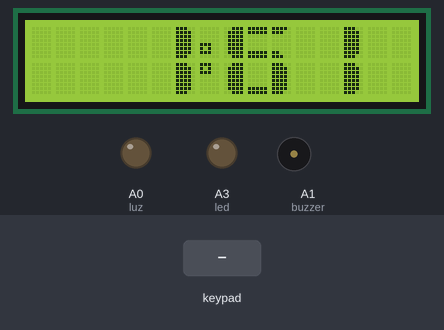
This sketch was run on a simulated Arduino Uno, built with avr-gcc and run on an emulated ATmega328P. On the bench: 16×2 character LCD, output pins drawn as LEDs (lit = HIGH), buzzer (waves = sounding, pin HIGH). The test bench sets the inputs (shaded band). EEPROM starts erased.

Above: at 1.3 s.
1.4 s: key '#' pressed
At 3.5 s:
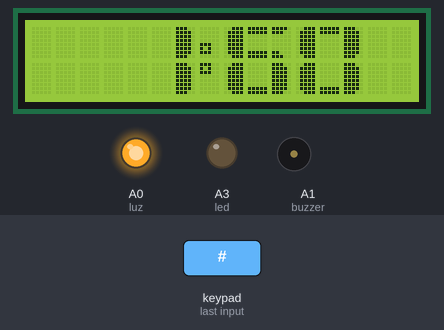
4.1 s: keypad keys 8 7 6 5 * pressed 0.4 s apart
At 7.1 s:
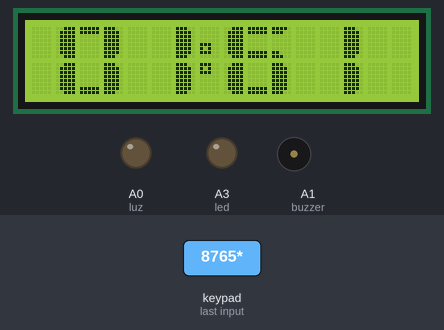
7.6 s: keypad keys 1 2 1 1 1 0 9 # pressed 0.4 s apart
At 11.3 s:
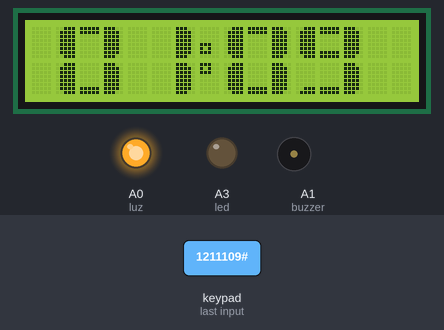
12.3 s: key '*' pressed
At 12.59 s:
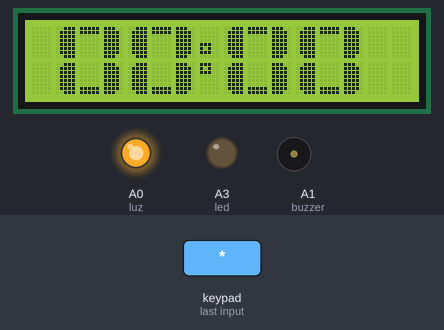
14.1 s: keypad keys 8 7 6 5 # pressed 0.4 s apart
At 16.8 s:
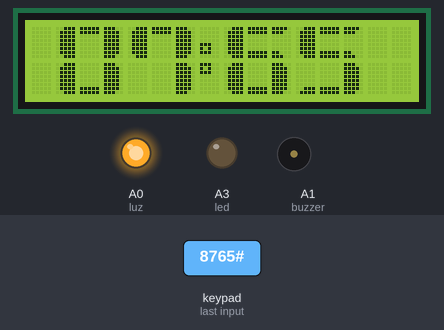
Timing chart, 0 to 18.3 s (numbered marks = the images above; inputs shaded):
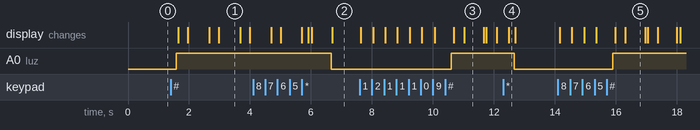

Measured:
- after the input at 1.4 s, A0 (luz): LOW → HIGH after 0.19 s; the display: first changes after 0.25 s (image 1 shows a later state)
- after the input at 4.1 s, A0 (luz): HIGH → LOW after 2.6 s; the display: first differs from a run without the input after 1.8 s (image 2 shows a later state)
- after the input at 7.6 s, A0 (luz): LOW → HIGH after 3.0 s; the display: first changes at once (image 3 shows a later state)
- after the input at 12.3 s, A0 (luz): HIGH → LOW after 0.37 s; the display: changes after 0.19 s (image 4)
- after the input at 14.1 s, A0 (luz): LOW → HIGH after 1.8 s; the display: first changes after 0.06 s (image 5 shows a later state)
- what the display in image 1 shows lasts 0.7 s, from 3.0 s to 3.7 s
- what the display in image 3 shows lasts 0.7 s, from 11.0 s to 11.7 s

The sketch:

CamaraUV.ino
```cpp
#include <Wire.h>
#include <LiquidCrystal_I2C.h>
#include <Keypad.h>
#include <EEPROM.h>


int luz = A0;
int buzzer = A1;
int chave = A2;
int led = A3;

byte bar1[8] =
{
        B11100,
        B11110,
        B11110,
        B11110,
        B11110,
        B11110,
        B11110,
        B11100
};
byte bar2[8] =
{
        B00111,
        B01111,
        B01111,
        B01111,
        B01111,
        B01111,
        B01111,
        B00111
};
byte bar3[8] =
{
        B11111,
        B11111,
        B00000,
        B00000,
        B00000,
        B00000,
        B11111,
        B11111
};
byte bar4[8] =
{
        B11110,
        B11100,
        B00000,
        B00000,
        B00000,
        B00000,
        B11000,
        B11100
};
byte bar5[8] =
{
        B01111,
        B00111,
        B00000,
        B00000,
        B00000,
        B00000,
        B00011,
        B00111
};
byte bar6[8] =
{
        B00000,
        B00000,
        B00000,
        B00000,
        B00000,
        B00000,
        B11111,
        B11111
};
byte bar7[8] =
{
        B00000,
        B00000,
        B00000,
        B00000,
        B00000,
        B00000,
        B00111,
        B01111
};
byte bar8[8] =
{
        B11111,
        B11111,
        B00000,
        B00000,
        B00000,
        B00000,
        B00000,
        B00000
};

void printNumber(int value, int col) {
  if (value == 0) {
    custom0(col);
  } if (value == 1) {
    custom1(col);
  } if (value == 2) {
    custom2(col);
  } if (value == 3) {
    custom3(col);
  } if (value == 4) {
    custom4(col);
  } if (value == 5) {
    custom5(col);
  } if (value == 6) {
    custom6(col);
  } if (value == 7) {
    custom7(col);
  } if (value == 8) {
    custom8(col);
  } if (value == 9) {
    custom9(col);
  }
}

const byte ROWS = 4;
const byte COLS = 4;
char keys[ROWS][COLS] = {
  {'1','2','3','A'},
  {'4','5','6','B'},
  {'7','8','9','C'},
  {'*','0','#','D'}
};
byte rowPins[ROWS] = {12,11,10,9}; //connect to the row pinouts of the keypad
byte colPins[COLS] = {8,7,6,5}; //connect to the column pinouts of the keypad

Keypad keypad = Keypad( makeKeymap(keys), rowPins, colPins, ROWS, COLS );
int tempo = 0;
int contagem = 0;
LiquidCrystal_I2C lcd(0x27,16,2);

void setup(){


  pinMode(chave, INPUT_PULLUP);
  pinMode(luz, OUTPUT);
  digitalWrite(luz, LOW);
  pinMode(buzzer, OUTPUT);
  pinMode(led,OUTPUT);
  digitalWrite (led,LOW);

  lcd.begin();
  lcd.backlight();

  lcd.createChar(1,bar1);
  lcd.createChar(2,bar2);
  lcd.createChar(3,bar3);
  lcd.createChar(4,bar4);
  lcd.createChar(5,bar5);
  lcd.createChar(6,bar6);
  lcd.createChar(7,bar7);
  lcd.createChar(8,bar8);


  leEeprom(0);

  keypad.addEventListener(keypadEvent);
}


void custom0(int col)
{ // uses segments to build the number 0
  lcd.setCursor(col, 0);
  lcd.write(2);
  lcd.write(8);
  lcd.write(1);
  lcd.setCursor(col, 1);
  lcd.write(2);
  lcd.write(6);
  lcd.write(1);
}

void custom1(int col)
{
  lcd.setCursor(col,0);
  lcd.write(32);
  lcd.write(32);
  lcd.write(1);
  lcd.setCursor(col,1);
  lcd.write(32);
  lcd.write(32);
  lcd.write(1);
}

void custom2(int col)
{
  lcd.setCursor(col,0);
  lcd.write(5);
  lcd.write(3);
  lcd.write(1);
  lcd.setCursor(col, 1);
  lcd.write(2);
  lcd.write(6);
  lcd.write(6);
}

void custom3(int col)
{
  lcd.setCursor(col,0);
  lcd.write(5);
  lcd.write(3);
  lcd.write(1);
  lcd.setCursor(col, 1);
  lcd.write(7);
  lcd.write(6);
  lcd.write(1);
}

void custom4(int col)
{
  lcd.setCursor(col,0);
  lcd.write(2);
  lcd.write(6);
  lcd.write(1);
  lcd.setCursor(col, 1);
  lcd.write(32);
  lcd.write(32);
  lcd.write(1);
}

void custom5(int col)
{
  lcd.setCursor(col,0);
  lcd.write(2);
  lcd.write(3);
  lcd.write(4);
  lcd.setCursor(col, 1);
  lcd.write(7);
  lcd.write(6);
  lcd.write(1);
}

void custom6(int col)
{
  lcd.setCursor(col,0);
  lcd.write(2);
  lcd.write(3);
  lcd.write(4);
  lcd.setCursor(col, 1);
  lcd.write(2);
  lcd.write(6);
  lcd.write(1);
}

void custom7(int col)
{
  lcd.setCursor(col,0);
  lcd.write(2);
  lcd.write(8);
  lcd.write(1);
  lcd.setCursor(col, 1);
  lcd.write(32);
  lcd.write(32);
  lcd.write(1);
}

void custom8(int col)
{
  lcd.setCursor(col, 0);
  lcd.write(2);
  lcd.write(3);
  lcd.write(1);
  lcd.setCursor(col, 1);
  lcd.write(2);
  lcd.write(6);
  lcd.write(1);
}

void custom9(int col)
{
  lcd.setCursor(col, 0);
  lcd.write(2);
  lcd.write(3);
  lcd.write(1);
  lcd.setCursor(col, 1);
  lcd.write(7);
  lcd.write(6);
  lcd.write(1);
}

void customPP(int col)
{
  lcd.setCursor(col, 0);
  lcd.write(B10100001); //B10100001 ou B10100101
  lcd.setCursor(col, 1);
  lcd.write(B11011111); //B11011111 ou B10100101
}

long previousMillis = 0;
long previousMillis2 = 0;
int controleP = 0;
int tp = 600;

void loop(){
  char key = keypad.getKey();
  printTEMPO(tempo);
  while(contagem==1) {
    printTEMPO(tempo);
    unsigned long currentMillis = millis();

    if(currentMillis - previousMillis > 1000) {
      previousMillis = currentMillis;
      contagemRegressiva(tempo);
    }
    if(currentMillis - previousMillis2 > tp) {
      previousMillis2 = currentMillis;
      if(controleP==1) {
        controleP=0;
        tp=700;
      } else {
        controleP=1;
        tp=300;
      }
    }

    char key = keypad.getKey();
  }
}

void contagemRegressiva(int temp) {
  int m , c, d, u, number;
  number = tempo;
  if (number > 999) {
    m = (number - (number % 1000)) / 1000;
    number = number % 1000;
  } else {
    m = 0;
  }

  if (number > 99) {
    c = (number - (number % 100)) / 100;
    number = number % 100;
  } else {
    c = 0;
  }

  if (number > 9) {
    d = (number - (number % 10)) / 10;
    number = number % 10;
  } else {
    d = 0;
  }

  u = number;

  if(u>0) {
    u--;
  } else {
    if(d>0) {
      d--;
      u=9;
    } else {
      if(c>0) {
        c--;
        d=5;
        u=9;
      } else {
        if(m>0) {
          m--;
          c=9;
          d=5;
          u=9;
        } else {
          digitalWrite(luz, LOW);
          contagem=0;
          leEeprom(0);
        }
      }
    }
  }
  if(contagem!=0) {
  tempo = m*1000+c*100+d*10+u;
  }
}

void keypadEvent(KeypadEvent key){
  switch (keypad.getState()){

    case PRESSED:
      if (key == '0' || key == '1' || key == '2' || key == '3' || key == '4' || key == '5' || key == '6' || key == '7' || key == '8' || key == '9') { if(contagem != 1) {
        int tecla;
        switch(key) {
          case '0':
            tecla = 0;
          break;
          case '1':
            tecla = 1;
          break;
          case '2':
            tecla = 2;
          break;
          case '3':
            tecla = 3;
          break;
          case '4':
            tecla = 4;
          break;
          case '5':
            tecla = 5;
          break;
          case '6':
            tecla = 6;
          break;
          case '7':
            tecla = 7;
          break;
          case '8':
            tecla = 8;
          break;
          case '9':
            tecla = 9;
          break;
        }
        if(tempo > 999) {
          tempo = 0;
        }
        tempo = (tempo*10)+tecla;
      }}
    break;

    case RELEASED:
        if (key == '*') {
          tempo = 0;
        }
        if(key == '#' && contagem != 1) {
          gravaEeprom(tempo, 0);
          digitalWrite(luz, HIGH);
          contagem = 1;
          previousMillis = millis();
        }
        if (key == 'A' && contagem != 1) {
          leEeprom(100);
        }
        if (key == 'B' && contagem != 1) {
          leEeprom(200);
        }
        if (key == 'C' && contagem != 1) {
          leEeprom(300);
        }
        if (key == 'D' && contagem != 1) {
          leEeprom(400);
        }

    break;
    case HOLD:
        if (key == 'A' && contagem != 1) {
          gravaEeprom(tempo, 100);
          beep(3);
        }
        if (key == 'B' && contagem != 1) {
          gravaEeprom(tempo, 200);
          beep(3);
        }
        if (key == 'C' && contagem != 1) {
          gravaEeprom(tempo, 300);
          beep(3);
        }
        if (key == 'D' && contagem != 1) {
          gravaEeprom(tempo, 400);
          beep(3);
        }
    break;
  }
}

void printTEMPO(int x) {
  int m , c, d, u, number;
  number = x;
  if (number > 999) {
    m = (number - (number % 1000)) / 1000;
    number = number % 1000;
  } else {
    m = 0;
  }

  if (number > 99) {
    c = (number - (number % 100)) / 100;
    number = number % 100;
  } else {
    c = 0;
  }

  if (number > 9) {
    d = (number - (number % 10)) / 10;
    number = number % 10;
  } else {
    d = 0;
  }

  u = number;

  printNumber(m, 1);
  printNumber(c, 4);
  if(controleP == 0) {
    customPP(7);
  } else {
    lcd.setCursor(7,0);
    lcd.print(" ");
    lcd.setCursor(7,1);
    lcd.print(" ");
  }
  printNumber(d, 8);
  printNumber(u, 11);

}

void gravaEeprom(int temp, int address) {
  int m , c, d, u, number;
  number = temp;
  if (number > 999) {
    m = (number - (number % 1000)) / 1000;
    number = number % 1000;
  } else {
    m = 0;
  }

  if (number > 99) {
    c = (number - (number % 100)) / 100;
    number = number % 100;
  } else {
    c = 0;
  }

  if (number > 9) {
    d = (number - (number % 10)) / 10;
    number = number % 10;
  } else {
    d = 0;
  }

  u = number;

  EEPROM.write(address, m);
  address++;
  EEPROM.write(address, c);
  address++;
  EEPROM.write(address, d);
  address++;
  EEPROM.write(address, u);

}
void leEeprom(int addr) {
  int m, c, d, u;

  m = EEPROM.read(addr);
  addr++;
  c = EEPROM.read(addr);
  addr++;
  d = EEPROM.read(addr);
  addr++;
  u = EEPROM.read(addr);

  tempo = m*1000+c*100+d*10+u;
}

void beep(int qtd) {

  for(int x=0; x<qtd; x++) {
          digitalWrite (buzzer, HIGH);
          delay (30);
          digitalWrite (buzzer, LOW);
          delay (30);
  }

}
```
